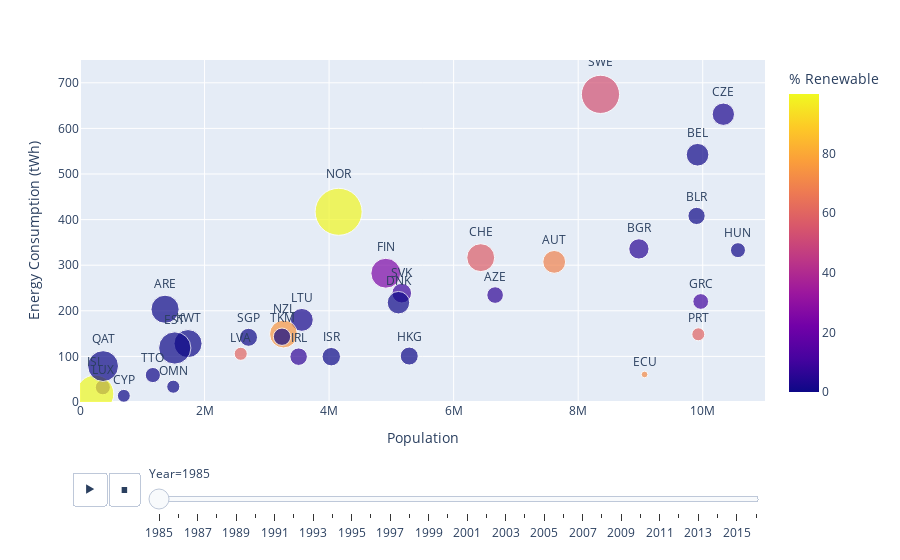

Here is the notebook cell this chart was saved with:
### Code cell
fig = px.scatter(df, x='Population', range_x=[0, 11e6], y='Energy Consumption (tWh)', range_y=[0, 750], 
                 color='% Renewable', size='Per Capita (kWh)', size_max=50, hover_name='Country', 
                 animation_frame='Year', animation_group='ISO Code', text='ISO Code') 

fig.update_traces(textposition='top center') 

fig.show()

### Figure 1 — Plotly figure (JSON) as saved in the notebook; plotly's stock layout.template omitted (floating-point values rounded to 4 significant figures)
{"data": [{"hovertemplate": "<b>%{hovertext}</b><br><br>Year=1985<br>Population=%{x}<br>Energy Consumption (tWh)=%{y}<br>Per Capita (kWh)=%{marker.size}<br>ISO Code=%{text}<br>% Renewable=%{marker.color}<extra></extra>", "hovertext": ["Algeria", "Luxembourg", "South Africa", "Ecuador", "Lithuania", "Canada", "Egypt", "United States", "Philippines", "Latvia", "United Arab Emirates", "Switzerland", "Kuwait", "Poland", "Sri Lanka", "Slovakia", "South Korea", "Trinidad and Tobago", "Portugal", "Australia", "Denmark", "Taiwan", "Colombia", "China", "New Zealand", "United Kingdom", "Cyprus", "Oman", "Saudi Arabia", "Netherlands", "Morocco", "Czechia", "Austria", "Mexico", "Thailand", "Malaysia", "Chile", "Peru", "Kazakhstan", "Estonia", "Ireland", "Romania", "Spain", "Finland", "Ukraine", "Greece", "Belarus", "Iraq", "Uzbekistan", "Iran", "Hong Kong", "Russia", "India", "Turkmenistan", "Hungary", "Sweden", "Azerbaijan", "Iceland", "Belgium", "Germany", "Norway", "Venezuela", "Singapore", "Bulgaria", "Israel", "Vietnam", "Turkey", "France", "Japan", "Argentina", "Qatar", "Italy"], "ids": ["DZA", "LUX", "ZAF", "ECU", "LTU", "CAN", "EGY", "USA", "PHL", "LVA", "ARE", "CHE", "KWT", "POL", "LKA", "SVK", "KOR", "TTO", "PRT", "AUS", "DNK", "TWN", "COL", "CHN", "NZL", "GBR", "CYP", "OMN", "SAU", "NLD", "MAR", "CZE", "AUT", "MEX", "THA", "MYS", "CHL", "PER", "KAZ", "EST", "IRL", "ROU", "ESP", "FIN", "UKR", "GRC", "BLR", "IRQ", "UZB", "IRN", "HKG", "RUS", "IND", "TKM", "HUN", "SWE", "AZE", "ISL", "BEL", "DEU", "NOR", "VEN", "SGP", "BGR", "ISR", "VNM", "TUR", "FRA", "JPN", "ARG", "QAT", "ITA"], "legendgroup": "", "marker": {"color": [5.263, 9.33, 0.435, 71.94, 1.876, 66.52, 30.24, 12.18, 50.49, 60.04, 0, 57.54, 0, 1.633, 97.19, 9.406, 5.082, 0.562, 59.48, 11.64, 0.402, 10.96, 63.69, 22.5, 75.18, 1.327, 0, 0, 0, 0.705, 6.617, 2.875, 69.1, 31.25, 16.03, 25.22, 80.23, 78.86, 6.412, 0, 6.927, 17.7, 25.2, 24.97, 3.938, 10.11, 0.06, 2.909, 11.33, 15.16, 0, 16.6, 27.8, 0.027, 0.578, 53.08, 6.34, 99.92, 0.593, 3.645, 99.12, 47.89, 0, 5.373, 0.013, 29.14, 35.22, 18.66, 14.22, 45.8, 0, 23.85], "coloraxis": "coloraxis", "size": [547.2, 2559.0, 4391.0, 502.8, 5885.0, 17830.0, 614.2, 11050.0, 419.4, 1922.0, 8920.0, 8755.0, 8886.0, 3709.0, 152.4, 4356.0, 1536.0, 2584.0, 1904.0, 7895.0, 5699.0, 2839.0, 980.8, 381.8, 8710.0, 5284.0, 1874.0, 1928.0, 3937.0, 4339.0, 326.5, 5626.0, 5848.0, 1266.0, 442.7, 958.0, 1145.0, 612.5, 5187.0, 11710.0, 3443.0, 3113.0, 3267.0, 10060.0, 5342.0, 2783.0, 3351.0, 1348.0, 2654.0, 821.9, 3641.0, 6729.0, 237.6, 3387.0, 2536.0, 16410.0, 3106.0, 15860.0, 5780.0, 6726.0, 24870.0, 2730.0, 3650.0, 4639.0, 3824.0, 83.24, 696.4, 6216.0, 5513.0, 1499.0, 10680.0, 3262.0], "sizemode": "area", "sizeref": 22.49, "symbol": "circle"}, "mode": "markers+text", "name": "", "orientation": "v", "showlegend": false, "text": ["DZA", "LUX", "ZAF", "ECU", "LTU", "CAN", "EGY", "USA", "PHL", "LVA", "ARE", "CHE", "KWT", "POL", "LKA", "SVK", "KOR", "TTO", "PRT", "AUS", "DNK", "TWN", "COL", "CHN", "NZL", "GBR", "CYP", "OMN", "SAU", "NLD", "MAR", "CZE", "AUT", "MEX", "THA", "MYS", "CHL", "PER", "KAZ", "EST", "IRL", "ROU", "ESP", "FIN", "UKR", "GRC", "BLR", "IRQ", "UZB", "IRN", "HKG", "RUS", "IND", "TKM", "HUN", "SWE", "AZE", "ISL", "BEL", "DEU", "NOR", "VEN", "SGP", "BGR", "ISR", "VNM", "TUR", "FRA", "JPN", "ARG", "QAT", "ITA"], "textposition": "top center", "type": "scatter", "x": [22432000, 367000, 32679000, 9066000, 3562000, 25745000, 49259000, 240500000, 54276000, 2581000, 1366000, 6435000, 1735000, 37134000, 16176000, 5167000, 40804000, 1170000, 9929000, 15664000, 5114000, 19303000, 29951000, 1075588992, 3268000, 56414000, 704000, 1498000, 13119000, 14514000, 22499000, 10331000, 7615000, 75983000, 52027000, 15599000, 12257000, 19773000, 15666000, 1522000, 3511000, 23071000, 38734000, 4911000, 50919000, 9968000, 9901000, 15556000, 18061000, 47347000, 5287000, 142956992, 784360000, 3244000, 10566000, 8358000, 6666000, 242000, 9917000, 77692000, 4153000, 17320000, 2706000, 8975000, 4035000, 60897000, 49134000, 55255000, 121883000, 30216000, 371000, 56937000], "xaxis": "x", "y": [262.2, 32.27, 914.1, 60.38, 180.1, 2756.0, 327.2, 20160.0, 133.4, 105.8, 203.4, 316.5, 128.0, 1466.0, 20.53, 238.7, 622.6, 59.09, 148.5, 892.2, 217.8, 411.5, 223.2, 6178.0, 149.0, 2386.0, 13.56, 33.57, 729.7, 822.4, 65.22, 631.1, 307.3, 1129.0, 193.5, 174.0, 108.0, 103.2, 795.1, 118.5, 99.39, 712.6, 914.7, 282.4, 2776.0, 220.4, 408.0, 141.5, 481.7, 645.6, 100.8, 9521.0, 1575.0, 143.1, 333.0, 674.7, 234.5, 17.74, 542.2, 4278.0, 417.1, 499.7, 141.9, 335.7, 99.4, 60.49, 383.9, 2383.0, 4451.0, 462.5, 78.77, 1630.0], "yaxis": "y"}], "layout": {"coloraxis": {"colorbar": {"title": {"text": "% Renewable"}}, "colorscale": [[0, "#0d0887"], [0.1111, "#46039f"], [0.2222, "#7201a8"], [0.3333, "#9c179e"], [0.4444, "#bd3786"], [0.5556, "#d8576b"], [0.6667, "#ed7953"], [0.7778, "#fb9f3a"], [0.8889, "#fdca26"], [1, "#f0f921"]]}, "legend": {"itemsizing": "constant", "tracegroupgap": 0}, "margin": {"t": 60}, "sliders": [{"active": 0, "currentvalue": {"prefix": "Year="}, "len": 0.9, "pad": {"b": 10, "t": 60}, "steps": [{"args": [["1985"], {"frame": {"duration": 0, "redraw": false}, "fromcurrent": true, "mode": "immediate", "transition": {"duration": 0, "easing": "linear"}}], "label": "1985", "method": "animate"}, {"args": [["1986"], {"frame": {"duration": 0, "redraw": false}, "fromcurrent": true, "mode": "immediate", "transition": {"duration": 0, "easing": "linear"}}], "label": "1986", "method": "animate"}, {"args": [["1987"], {"frame": {"duration": 0, "redraw": false}, "fromcurrent": true, "mode": "immediate", "transition": {"duration": 0, "easing": "linear"}}], "label": "1987", "method": "animate"}, {"args": [["1988"], {"frame": {"duration": 0, "redraw": false}, "fromcurrent": true, "mode": "immediate", "transition": {"duration": 0, "easing": "linear"}}], "label": "1988", "method": "animate"}, {"args": [["1989"], {"frame": {"duration": 0, "redraw": false}, "fromcurrent": true, "mode": "immediate", "transition": {"duration": 0, "easing": "linear"}}], "label": "1989", "method": "animate"}, {"args": [["1990"], {"frame": {"duration": 0, "redraw": false}, "fromcurrent": true, "mode": "immediate", "transition": {"duration": 0, "easing": "linear"}}], "label": "1990", "method": "animate"}, {"args": [["1991"], {"frame": {"duration": 0, "redraw": false}, "fromcurrent": true, "mode": "immediate", "transition": {"duration": 0, "easing": "linear"}}], "label": "1991", "method": "animate"}, {"args": [["1992"], {"frame": {"duration": 0, "redraw": false}, "fromcurrent": true, "mode": "immediate", "transition": {"duration": 0, "easing": "linear"}}], "label": "1992", "method": "animate"}, {"args": [["1993"], {"frame": {"duration": 0, "redraw": false}, "fromcurrent": true, "mode": "immediate", "transition": {"duration": 0, "easing": "linear"}}], "label": "1993", "method": "animate"}, {"args": [["1994"], {"frame": {"duration": 0, "redraw": false}, "fromcurrent": true, "mode": "immediate", "transition": {"duration": 0, "easing": "linear"}}], "label": "1994", "method": "animate"}, {"args": [["1995"], {"frame": {"duration": 0, "redraw": false}, "fromcurrent": true, "mode": "immediate", "transition": {"duration": 0, "easing": "linear"}}], "label": "1995", "method": "animate"}, {"args": [["1996"], {"frame": {"duration": 0, "redraw": false}, "fromcurrent": true, "mode": "immediate", "transition": {"duration": 0, "easing": "linear"}}], "label": "1996", "method": "animate"}, {"args": [["1997"], {"frame": {"duration": 0, "redraw": false}, "fromcurrent": true, "mode": "immediate", "transition": {"duration": 0, "easing": "linear"}}], "label": "1997", "method": "animate"}, {"args": [["1998"], {"frame": {"duration": 0, "redraw": false}, "fromcurrent": true, "mode": "immediate", "transition": {"duration": 0, "easing": "linear"}}], "label": "1998", "method": "animate"}, {"args": [["1999"], {"frame": {"duration": 0, "redraw": false}, "fromcurrent": true, "mode": "immediate", "transition": {"duration": 0, "easing": "linear"}}], "label": "1999", "method": "animate"}, {"args": [["2000"], {"frame": {"duration": 0, "redraw": false}, "fromcurrent": true, "mode": "immediate", "transition": {"duration": 0, "easing": "linear"}}], "label": "2000", "method": "animate"}, {"args": [["2001"], {"frame": {"duration": 0, "redraw": false}, "fromcurrent": true, "mode": "immediate", "transition": {"duration": 0, "easing": "linear"}}], "label": "2001", "method": "animate"}, {"args": [["2002"], {"frame": {"duration": 0, "redraw": false}, "fromcurrent": true, "mode": "immediate", "transition": {"duration": 0, "easing": "linear"}}], "label": "2002", "method": "animate"}, {"args": [["2003"], {"frame": {"duration": 0, "redraw": false}, "fromcurrent": true, "mode": "immediate", "transition": {"duration": 0, "easing": "linear"}}], "label": "2003", "method": "animate"}, {"args": [["2004"], {"frame": {"duration": 0, "redraw": false}, "fromcurrent": true, "mode": "immediate", "transition": {"duration": 0, "easing": "linear"}}], "label": "2004", "method": "animate"}, {"args": [["2005"], {"frame": {"duration": 0, "redraw": false}, "fromcurrent": true, "mode": "immediate", "transition": {"duration": 0, "easing": "linear"}}], "label": "2005", "method": "animate"}, {"args": [["2006"], {"frame": {"duration": 0, "redraw": false}, "fromcurrent": true, "mode": "immediate", "transition": {"duration": 0, "easing": "linear"}}], "label": "2006", "method": "animate"}, {"args": [["2007"], {"frame": {"duration": 0, "redraw": false}, "fromcurrent": true, "mode": "immediate", "transition": {"duration": 0, "easing": "linear"}}], "label": "2007", "method": "animate"}, {"args": [["2008"], {"frame": {"duration": 0, "redraw": false}, "fromcurrent": true, "mode": "immediate", "transition": {"duration": 0, "easing": "linear"}}], "label": "2008", "method": "animate"}, {"args": [["2009"], {"frame": {"duration": 0, "redraw": false}, "fromcurrent": true, "mode": "immediate", "transition": {"duration": 0, "easing": "linear"}}], "label": "2009", "method": "animate"}, {"args": [["2010"], {"frame": {"duration": 0, "redraw": false}, "fromcurrent": true, "mode": "immediate", "transition": {"duration": 0, "easing": "linear"}}], "label": "2010", "method": "animate"}, {"args": [["2011"], {"frame": {"duration": 0, "redraw": false}, "fromcurrent": true, "mode": "immediate", "transition": {"duration": 0, "easing": "linear"}}], "label": "2011", "method": "animate"}, {"args": [["2012"], {"frame": {"duration": 0, "redraw": false}, "fromcurrent": true, "mode": "immediate", "transition": {"duration": 0, "easing": "linear"}}], "label": "2012", "method": "animate"}, {"args": [["2013"], {"frame": {"duration": 0, "redraw": false}, "fromcurrent": true, "mode": "immediate", "transition": {"duration": 0, "easing": "linear"}}], "label": "2013", "method": "animate"}, {"args": [["2014"], {"frame": {"duration": 0, "redraw": false}, "fromcurrent": true, "mode": "immediate", "transition": {"duration": 0, "easing": "linear"}}], "label": "2014", "method": "animate"}, {"args": [["2015"], {"frame": {"duration": 0, "redraw": false}, "fromcurrent": true, "mode": "immediate", "transition": {"duration": 0, "easing": "linear"}}], "label": "2015", "method": "animate"}, {"args": [["2016"], {"frame": {"duration": 0, "redraw": false}, "fromcurrent": true, "mode": "immediate", "transition": {"duration": 0, "easing": "linear"}}], "label": "2016", "method": "animate"}], "x": 0.1, "xanchor": "left", "y": 0, "yanchor": "top"}], "updatemenus": [{"buttons": [{"args": [null, {"frame": {"duration": 500, "redraw": false}, "fromcurrent": true, "mode": "immediate", "transition": {"duration": 500, "easing": "linear"}}], "label": "&#9654;", "method": "animate"}, {"args": [[null], {"frame": {"duration": 0, "redraw": false}, "fromcurrent": true, "mode": "immediate", "transition": {"duration": 0, "easing": "linear"}}], "label": "&#9724;", "method": "animate"}], "direction": "left", "pad": {"r": 10, "t": 70}, "showactive": false, "type": "buttons", "x": 0.1, "xanchor": "right", "y": 0, "yanchor": "top"}], "xaxis": {"anchor": "y", "domain": [0, 1], "range": [0, 11000000], "title": {"text": "Population"}}, "yaxis": {"anchor": "x", "domain": [0, 1], "range": [0, 750], "title": {"text": "Energy Consumption (tWh)"}}}}
